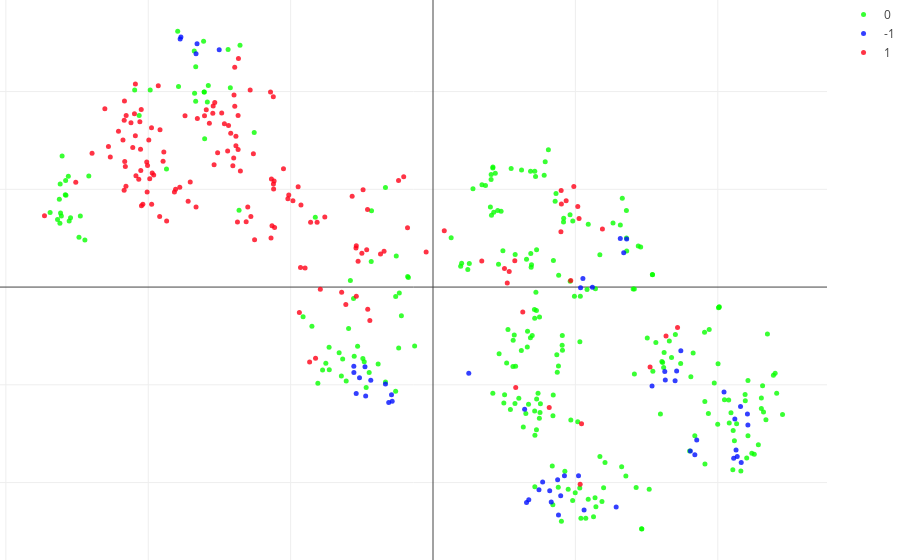

The notebook cell this image was saved under:
### Code cell
tsne(dfEng)

### Figure 1 — Plotly figure (JSON) as saved in the notebook; plotly's stock layout.template omitted (floating-point values rounded to 4 significant figures; data arrays with more than 128 entries replaced by an {"elided": "..."} marker saying what was removed)
{"data": [{"marker": {"color": "rgb(7,255,0)", "opacity": 0.8, "size": 5}, "mode": "markers", "name": "0", "type": "scatter", "uid": "9fb8e4b0-426c-4cc0-a5f6-9771cb6292c7", "x": {"elided": "261 float values"}, "y": {"elided": "261 float values"}}, {"marker": {"color": "rgb(0,15,255)", "opacity": 0.8, "size": 5}, "mode": "markers", "name": "-1", "type": "scatter", "uid": "864da2a5-49f8-44a9-b6c0-77890a81f1c7", "x": [-2.915, 10.53, 6.567, 22.11, -3.339, 8.752, 9.229, 21.6, -4.37, 17.4, 12.86, 13.6, 8.812, 10.22, 6.726, -17.7, 17.0, -5.557, -5.163, 13.39, 11.2, -5.562, -5.395, 6.434, 2.512, -4.729, 10.36, 8.195, 16.31, -2.868, 13.15, -3.111, 20.44, 8.967, -4.778, 16.28, 7.442, -16.57, 21.2, 21.65, 18.52, 7.699, 8.303, 15.38, 17.11, 21.12, 18.39, -15.02, 22.08, 18.08, 21.37, 21.28, 10.61, -17.76, -16.64], "y": [-11.02, 0.8684, -22.05, -14.12, -9.911, -19.72, -19.3, -12.22, -9.539, -6.508, -22.49, 4.913, -23.31, -19.29, -21.76, 25.59, -9.578, -8.739, -9.273, 3.523, -0.008278, -8.103, -10.89, -12.51, -8.809, -11.13, -0.07931, -20.84, -9.501, -11.68, 4.973, -11.82, -10.73, -21.36, -8.158, -8.632, -20.72, 24.89, -13.5, -17.96, -15.63, -19.94, -21.98, -10.12, -8.581, -17.51, -17.16, 24.27, -12.99, -16.78, -17.35, -16.66, -22.81, 25.39, 23.86]}, {"marker": {"color": "rgb(255,0,23)", "opacity": 0.8, "size": 5}, "mode": "markers", "name": "1", "type": "scatter", "uid": "00821a39-b057-4db8-95c1-ae172e7d4ec9", "x": {"elided": "148 float values"}, "y": {"elided": "148 float values"}}], "layout": {"margin": {"b": 0, "l": 0, "r": 0, "t": 0}}}
